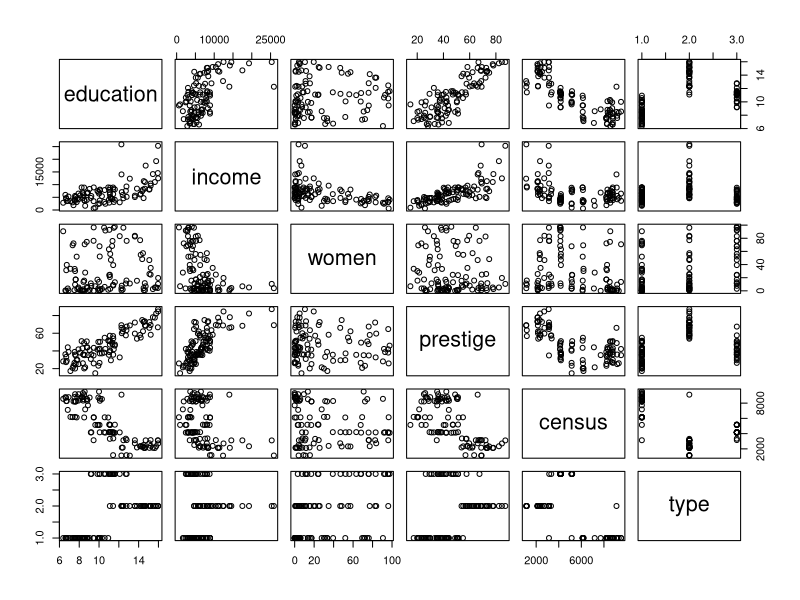
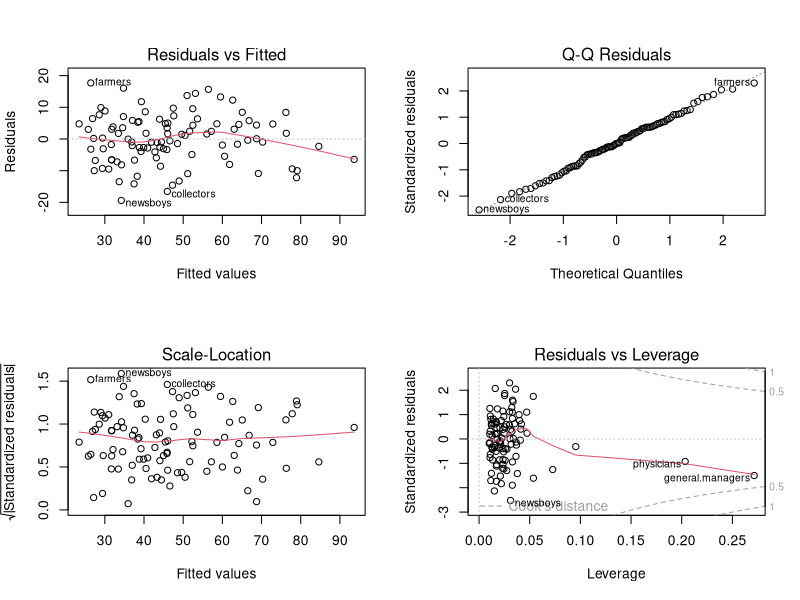
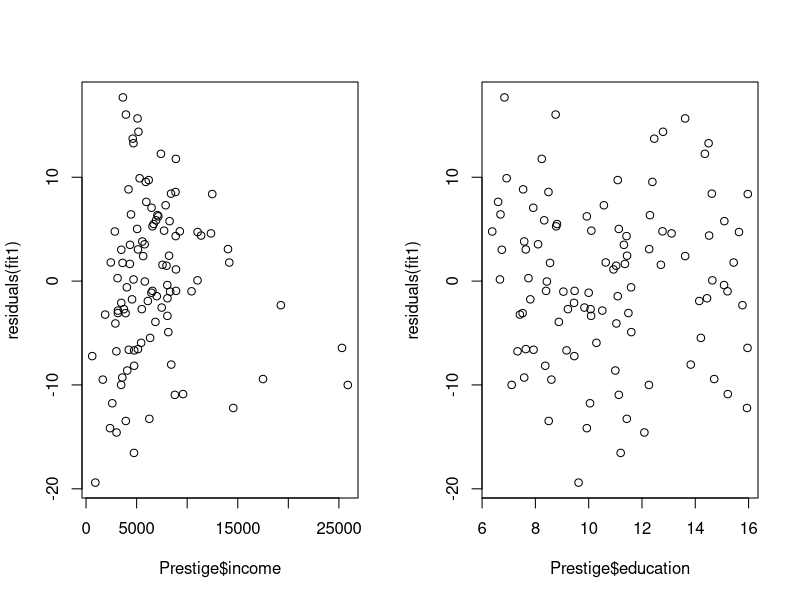
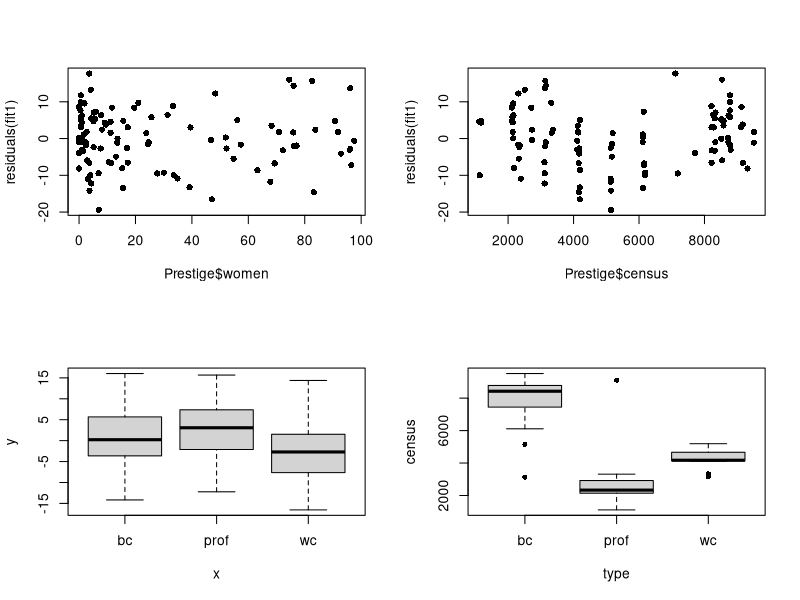
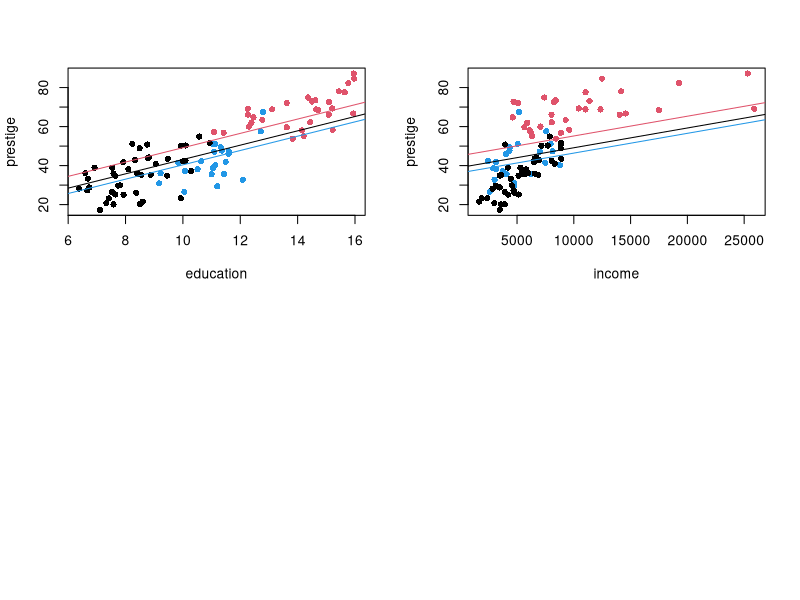
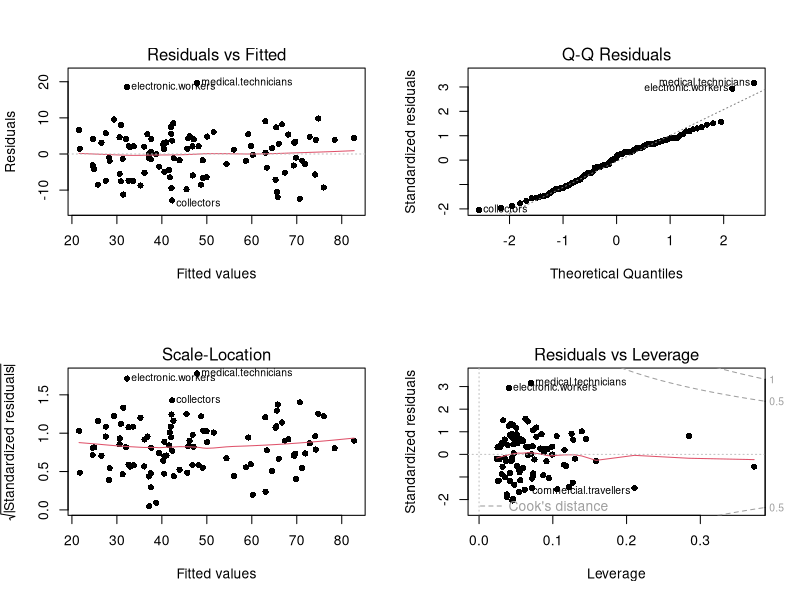

The R source for these figures, in order:
## ---- chunk 1
knitr::opts_chunk$set(echo = TRUE)
## ---- chunk 2
data(Prestige, package = "carData")
plot(Prestige)
head(Prestige)
## ---- chunk 3
fit1 <- lm(prestige ~ income + education, data = Prestige)
summary(fit1)
## ---- chunk 4
par(mfrow = c(2,2))
plot(fit1)
## ---- chunk 5
par(mfrow = c(1,2))
plot(Prestige$income, residuals(fit1))
plot(Prestige$education, residuals(fit1))
## ---- chunk 6
par(mfrow = c(2,2), pch = 16)
plot(Prestige$women, residuals(fit1))
plot(Prestige$census, residuals(fit1))
plot(Prestige$type, residuals(fit1))
## ---- chunk 7
fit_wthcensus <- lm(prestige ~ income+education+census, data = Prestige)
fit_wthtype <- lm(prestige ~ income+education+type, data = Prestige)
summary(fit_wthcensus)
summary(fit_wthtype)
## ---- chunk 8
# anova(fit1, fit_wthtype)
AIC(fit1, fit_wthtype)
Prestige[is.na(Prestige$type),]
## ---- chunk 9
sfit1 <- lm(prestige ~ income+education, 
            data = Prestige[!is.na(Prestige$type),])
sfit_wthcensus <- lm(prestige ~ income+education+census, 
                     data = Prestige[!is.na(Prestige$type),])
fit_wthtype <- lm(prestige ~ income+education+type, data = Prestige)
summary(sfit1)
summary(sfit_wthcensus)
summary(fit_wthtype)
## ---- chunk 10
anova(sfit1, sfit_wthcensus)
anova(sfit1, fit_wthtype)
## ---- chunk 11
plot(census~type, data = Prestige)
## ---- chunk 12
sPrestige <- Prestige[!is.na(Prestige$type),]
plot(prestige~education, 
     data = sPrestige,
     col = 1 + ifelse(sPrestige$type == "prof", 1, 0) +
       ifelse(sPrestige$type == "wc", 3, 0))
# type = "bc"
abline(a = coef(fit_wthtype)[1] + (coef(fit_wthtype)[2] * mean(sPrestige$income)), b = coef(fit_wthtype)[3], col = 1)
# type = "prof"
abline(a = coef(fit_wthtype)[1] + 
         (coef(fit_wthtype)[2] * mean(sPrestige$income)) +
         coef(fit_wthtype)[4], 
       b = coef(fit_wthtype)[3], col = 2)
# type = "wc"
abline(a = coef(fit_wthtype)[1] + 
         (coef(fit_wthtype)[2] * mean(sPrestige$income)) +
         coef(fit_wthtype)[5], 
       b = coef(fit_wthtype)[3], col = 4)
## ---- chunk 13
plot(prestige~income, 
     data = sPrestige,
     col = 1 + ifelse(sPrestige$type == "prof", 1, 0) +
       ifelse(sPrestige$type == "wc", 3, 0))
# type = "bc"
abline(a = coef(fit_wthtype)[1] + (coef(fit_wthtype)[3] * mean(sPrestige$education)), b = coef(fit_wthtype)[2], col = 1)
# type = "prof"
abline(a = coef(fit_wthtype)[1] + 
         (coef(fit_wthtype)[3] * mean(sPrestige$education)) +
         coef(fit_wthtype)[4], 
       b = coef(fit_wthtype)[2], col = 2)
# type = "wc"
abline(a = coef(fit_wthtype)[1] + 
         (coef(fit_wthtype)[3] * mean(sPrestige$education)) +
         coef(fit_wthtype)[5], 
       b = coef(fit_wthtype)[2], col = 4)
## ---- chunk 14
fit_intall <- lm(prestige ~ education+income+type+
                   type:education+ type:income, data = sPrestige)
fit_inted <- lm(prestige ~ education+income+type+
                   type:education, data = sPrestige)
fit_intinc <- lm(prestige ~ education+income+type+
                   type:income, data = sPrestige)
summary(fit_intall)$adj.r.square; summary(fit_inted)$adj.r.square; summary(fit_intinc)$adj.r.square
AIC(fit_intall, fit_inted, fit_intinc)
BIC(fit_intall, fit_inted, fit_intinc)
anova(fit_inted, fit_intall) # modello annidato. H_0: beta8 = beta9 = 0
anova(fit_intinc, fit_intall)# modello annidato. H_0: beta6 = beta7 = 0
## ---- chunk 15
par(mfrow= c(2,2))
plot(fit_intinc)
## ---- chunk 16
sPrestige$newtype <- factor(sPrestige$type, levels = c("wc", "bc","prof"))
summary(lm(prestige~income+education + newtype, data = sPrestige))
